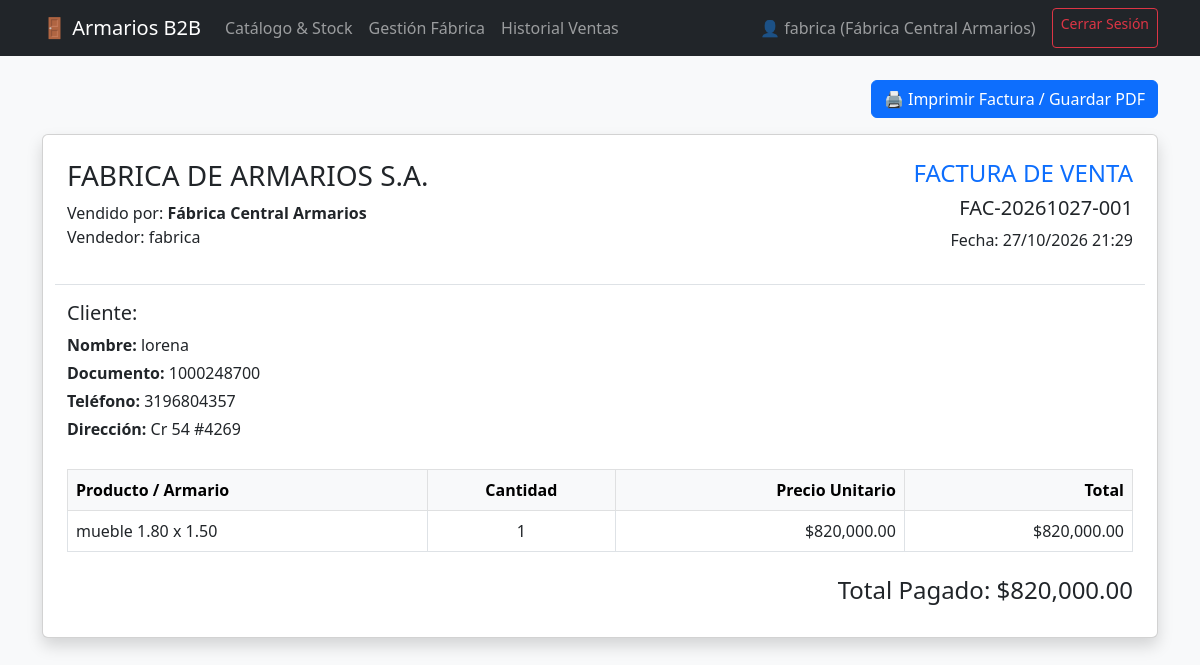
Page /factura/1 (signed in) on the committed database.
### app.py (models this page shows, shortened)
class Usuario(UserMixin, db.Model):
    __tablename__ = 'usuarios'
    id = db.Column(db.Integer, primary_key=True)
    username = db.Column(db.String(50), unique=True, nullable=False)
    password_hash = db.Column(db.String(255), nullable=False)
    rol = db.Column(db.String(20), nullable=False) # 'fabrica' o 'vendedor'
    nombre_local = db.Column(db.String(100), nullable=True)

class Venta(db.Model):
    __tablename__ = 'ventas'
    id = db.Column(db.Integer, primary_key=True)
    numero_factura = db.Column(db.String(20), unique=True, nullable=False)
    fecha = db.Column(db.DateTime, default=datetime.utcnow)
    vendedor_id = db.Column(db.Integer, db.ForeignKey('usuarios.id'), nullable=False)
    vendedor = db.relationship('Usuario', backref='ventas')
    mueble_id = db.Column(db.Integer, db.ForeignKey('muebles.id'), nullable=False)
    mueble = db.relationship('Mueble', backref='ventas')
    cantidad = db.Column(db.Integer, nullable=False)
    precio_unitario = db.Column(db.Float, nullable=False)
    total = db.Column(db.Float, nullable=False)
    cliente_nombre = db.Column(db.String(100), nullable=False)
    cliente_documento = db.Column(db.String(50), nullable=False)
    cliente_telefono = db.Column(db.String(50), nullable=True)
    cliente_direccion = db.Column(db.String(200), nullable=True)

class Mueble(db.Model):
    __tablename__ = 'muebles'
    id = db.Column(db.Integer, primary_key=True)
    nombre = db.Column(db.String(100), nullable=False)
    descripcion = db.Column(db.Text, nullable=True)
    precio = db.Column(db.Float, nullable=False)
    stock = db.Column(db.Integer, nullable=False, default=0)
    imagen = db.Column(db.String(255), nullable=True, default='default.jpg')

### app.py (the view)
@app.route('/factura/<int:venta_id>')
@login_required
def ver_factura(venta_id):
    venta = Venta.query.get_or_404(venta_id)
    return render_template('factura.html', venta=venta)

### app.py (called while the page is built)
@login_manager.user_loader
def load_user(user_id):
    return Usuario.query.get(int(user_id))

### templates/factura.html
{% extends "base.html" %}
{% block content %}
<div class="d-flex justify-content-end mb-3">
    <button onclick="window.print()" class="btn btn-primary">🖨️ Imprimir Factura / Guardar PDF</button>
</div>
<div class="card shadow p-4 bg-white" id="factura">
    <div class="row border-bottom pb-3 mb-3">
        <div class="col-6">
            <h3>FABRICA DE ARMARIOS S.A.</h3>
            <p class="mb-0">Vendido por: <strong>{{ venta.vendedor.nombre_local }}</strong></p>
            <p class="mb-0">Vendedor: {{ venta.vendedor.username }}</p>
        </div>
        <div class="col-6 text-end">
            <h4 class="text-primary">FACTURA DE VENTA</h4>
            <h5>{{ venta.numero_factura }}</h5>
            <p>Fecha: {{ venta.fecha.strftime('%d/%m/%Y %H:%M') }}</p>
        </div>
    </div>
    <div class="row mb-4">
        <div class="col-12">
            <h5>Cliente:</h5>
            <p class="mb-1"><strong>Nombre:</strong> {{ venta.cliente_nombre }}</p>
            <p class="mb-1"><strong>Documento:</strong> {{ venta.cliente_documento }}</p>
            <p class="mb-1"><strong>Teléfono:</strong> {{ venta.cliente_telefono }}</p>
            <p class="mb-1"><strong>Dirección:</strong> {{ venta.cliente_direccion }}</p>
        </div>
    </div>
    <table class="table table-bordered mb-4">
        <thead class="table-light">
            <tr>
                <th>Producto / Armario</th>
                <th class="text-center">Cantidad</th>
                <th class="text-end">Precio Unitario</th>
                <th class="text-end">Total</th>
            </tr>
        </thead>
        <tbody>
            <tr>
                <td>{{ venta.mueble.nombre }}</td>
                <td class="text-center">{{ venta.cantidad }}</td>
                <td class="text-end">${{ "{:,.2f}".format(venta.precio_unitario) }}</td>
                <td class="text-end">${{ "{:,.2f}".format(venta.total) }}</td>
            </tr>
        </tbody>
    </table>
    <div class="row">
        <div class="col-6 ms-auto text-end">
            <h4>Total Pagado: ${{ "{:,.2f}".format(venta.total) }}</h4>
        </div>
    </div>
</div>
{% endblock %}

### templates/base.html (shortened to what this page needs)
<!DOCTYPE html>
<html lang="es">
<head>
    <link href="https://cdn.jsdelivr.net/npm/bootstrap@5.3.0/dist/css/bootstrap.min.css" rel="stylesheet">
</head>
<body class="bg-light">
    <nav class="navbar navbar-expand-lg navbar-dark bg-dark mb-4">
        <div class="container">
            <a class="navbar-brand" href="{{ url_for('catalogo') }}">🚪 Armarios B2B</a>
            {% if current_user.is_authenticated %}
            <div class="navbar-nav me-auto">
                <a class="nav-link" href="{{ url_for('catalogo') }}">Catálogo & Stock</a>
                {% if current_user.rol == 'fabrica' %}
                <a class="nav-link" href="{{ url_for('gestionar_muebles') }}">Gestión Fábrica</a>
                {% endif %}
                <a class="nav-link" href="{{ url_for('historial_ventas') }}">Historial Ventas</a>
            </div>
            <div class="navbar-nav">
                <span class="navbar-text me-3">👤 {{ current_user.username }} ({{ current_user.nombre_local }})</span>
                <a class="btn btn-outline-danger btn-sm" href="{{ url_for('logout') }}">Cerrar Sesión</a>
            </div>
            {% endif %}
        </div>
    </nav>
    <div class="container">
        {% block content %}{% endblock %}
    </div>
</body>
</html>

### rows in the picture
Usuario: username "fabrica", nombre_local "Fábrica Central Armarios", vendedor.nombre_local "Fábrica Central Armarios", vendedor.username "fabrica"
Venta: numero_factura "FAC-20261027-001", fecha "27/10/2026 21:29", cliente_nombre "lorena", cliente_documento "1000248700", cliente_telefono "3196804357", cliente_direccion "Cr 54 #4269", cantidad "1", precio_unitario "820,000.00", total "820,000.00"
Mueble: mueble.nombre "mueble 1.80 x 1.50"
